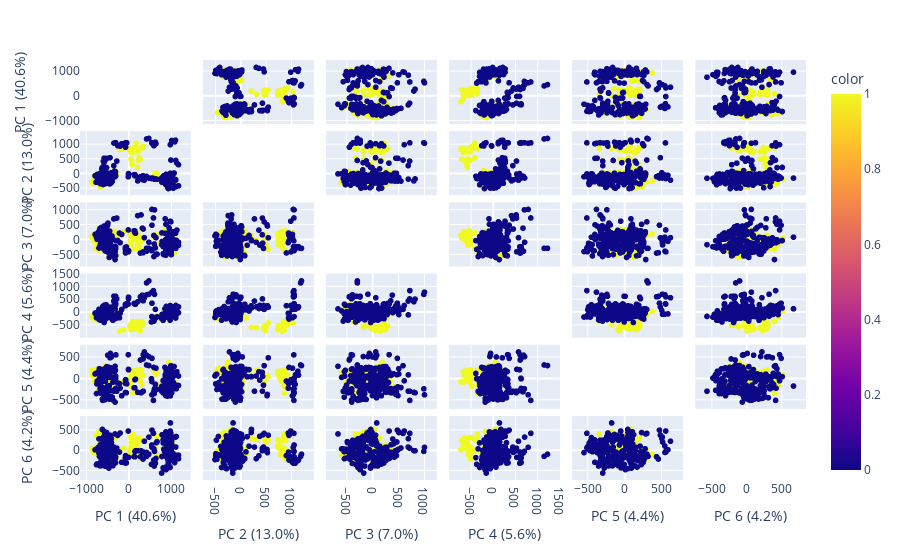

Notebook source saved alongside this figure:
### Markdown cell above
# PCA for Visualization

### Code cell
import plotly.express as px
from sklearn.decomposition import PCA

df = musk
features = musk.columns.values.tolist() 
features.remove('f_0')
features.remove('f_1')

pca = PCA()
components = pca.fit_transform(df[features])
labels = {
    str(i): f"PC {i+1} ({var:.1f}%)"
    for i, var in enumerate(pca.explained_variance_ratio_ * 100)
}

fig = px.scatter_matrix(
    components,
    labels=labels,
    dimensions=range(6),
    color=df["f_0"]
)
fig.update_traces(diagonal_visible=False)
fig.show()

### Figure 1 — Plotly figure (JSON) as saved in the notebook; plotly's stock layout.template omitted (floating-point values rounded to 4 significant figures; data arrays with more than 128 entries replaced by an {"elided": "..."} marker saying what was removed)
{"data": [{"diagonal": {"visible": false}, "dimensions": [{"axis": {"matches": true}, "label": "PC 1 (40.6%)", "values": {"elided": "476 float values"}}, {"axis": {"matches": true}, "label": "PC 2 (13.0%)", "values": {"elided": "476 float values"}}, {"axis": {"matches": true}, "label": "PC 3 (7.0%)", "values": {"elided": "476 float values"}}, {"axis": {"matches": true}, "label": "PC 4 (5.6%)", "values": {"elided": "476 float values"}}, {"axis": {"matches": true}, "label": "PC 5 (4.4%)", "values": {"elided": "476 float values"}}, {"axis": {"matches": true}, "label": "PC 6 (4.2%)", "values": {"elided": "476 float values"}}], "hovertemplate": "%{xaxis.title.text}=%{x}<br>%{yaxis.title.text}=%{y}<br>color=%{marker.color}<extra></extra>", "legendgroup": "", "marker": {"color": {"elided": "476 int values"}, "coloraxis": "coloraxis", "symbol": "circle"}, "name": "", "showlegend": false, "type": "splom"}], "layout": {"coloraxis": {"colorbar": {"title": {"text": "color"}}, "colorscale": [[0, "#0d0887"], [0.1111, "#46039f"], [0.2222, "#7201a8"], [0.3333, "#9c179e"], [0.4444, "#bd3786"], [0.5556, "#d8576b"], [0.6667, "#ed7953"], [0.7778, "#fb9f3a"], [0.8889, "#fdca26"], [1, "#f0f921"]]}, "dragmode": "select", "legend": {"tracegroupgap": 0}, "margin": {"t": 60}}}
